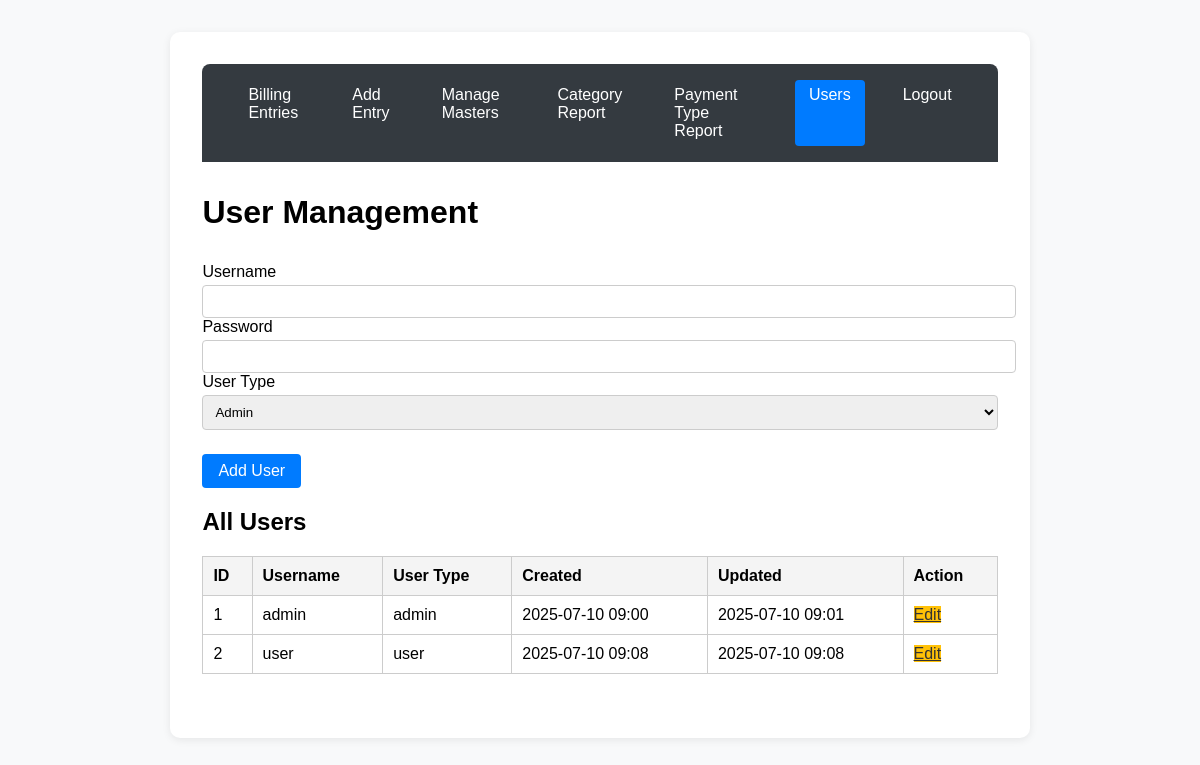
Screenshot of /users (signed in) with the database file from the repository.
### app.py (models this page shows, shortened)
class User(db.Model):
    id = db.Column(db.Integer, primary_key=True)
    username = db.Column(db.String(100), unique=True, nullable=False)
    password = db.Column(db.String(255), nullable=False)
    usertype = db.Column(db.String(20), nullable=False)  # 'admin' or 'user'
    createddate = db.Column(db.DateTime, default=lambda: datetime.now(IST), nullable=False)
    updateddate = db.Column(db.DateTime, default=lambda: datetime.now(IST), onupdate=lambda: datetime.now(IST), nullable=False)

### app.py (the view, shortened to what this page needs)
@app.route('/users', methods=['GET', 'POST'])
@login_required
def users():
    edit_id = request.args.get('edit')
    user = None
    if edit_id:
        user = User.query.get(int(edit_id))
    users = User.query.order_by(User.id).all()
    return render_template('users.html', users=users, user=user)

### app.py (called while the page is built)
def login_required(f):
    @wraps(f)
    def decorated_function(*args, **kwargs):
        if 'user_id' not in session:
            return redirect(url_for('login'))
        return f(*args, **kwargs)
    return decorated_function

@app.context_processor
def inject_usertype():
    return dict(session=session)

### templates/users.html (shortened to what this page needs)
<!DOCTYPE html>
<html lang="en">
<head>
</head>
<body>
    <div class="container">
      {% include '_navbar.html' %}
        <h1>User Management</h1>
        <form method="post" autocomplete="off">
            <label>Username</label>
            <input type="text" name="username" value="" required autocomplete="off">
            <label>Password</label>
            <input type="password" name="password" value="" required autocomplete="new-password">
            <label>User Type</label>
            <select name="usertype" required>
                <option value="admin">Admin</option>
            </select>
            <div class="form-actions">
                <button type="submit">Add User</button>
            </div>
        </form>
        <h2>All Users</h2>
        <table>
            <tr>
                <th>ID</th>
                <th>Username</th>
                <th>User Type</th>
                <th>Created</th>
                <th>Updated</th>
                <th>Action</th>
            </tr>
            {% for u in users %}
            <tr>
                <td>{{ u.id }}</td>
                <td>{{ u.username }}</td>
                <td>{{ u.usertype }}</td>
                <td>{{ u.createddate.strftime('%Y-%m-%d %H:%M') }}</td>
                <td>{{ u.updateddate.strftime('%Y-%m-%d %H:%M') }}</td>
                <td>
                    <a href="{{ url_for('users', edit=u.id) }}" class="edit-btn">Edit</a>
                </td>
            </tr>
            {% endfor %}
        </table>
    </div>
</body>
</html>

### templates/users.html (style rules this page uses)
body { font-family: Arial, sans-serif; margin: 2em; background: #f8f9fa; }
.container { max-width: 700px; margin: 0 auto; background: #fff; padding: 2em 2.5em; border-radius: 10px; box-shadow: 0 2px 8px rgba(0,0,0,0.08); }
h1 { margin-bottom: 1em; }
table { border-collapse: collapse; width: 100%; margin-bottom: 2em; background: #fff; }
th, td { border: 1px solid #ccc; padding: 10px; text-align: left; }
th { background: #f4f4f4; }
.form-actions { margin-top: 1.5em; display: flex; gap: 1em; }
input, select { width: 100%; padding: 8px; margin-top: 4px; border: 1px solid #ccc; border-radius: 4px; }
button { background: #007bff; color: #fff; border: none; border-radius: 4px; padding: 8px 16px; cursor: pointer; font-size: 1em; }
.edit-btn { background: #ffc107; color: #333; }

### templates/_navbar.html (style rules this page uses)
body { font-family: Arial, sans-serif; margin: 2em; background: #f8f9fa; }
.container { max-width: 70%; margin: 0 auto; background: #fff; padding: 2em; border-radius: 10px; box-shadow: 0 2px 8px rgba(0,0,0,0.08); }
h1 { margin-bottom: 1em; }
table { border-collapse: collapse; width: 100%; margin-bottom: 2em; background: #fff; }
th, td { border: 1px solid #ccc; padding: 10px; text-align: left; }
th { background: #f4f4f4; }

### rows the page displays
User: id "1", username "admin", usertype "admin", createddate "2025-07-10 09:00", updateddate "2025-07-10 09:01"
User: id "2", username "user", usertype "user", createddate "2025-07-10 09:08", updateddate "2025-07-10 09:08"
